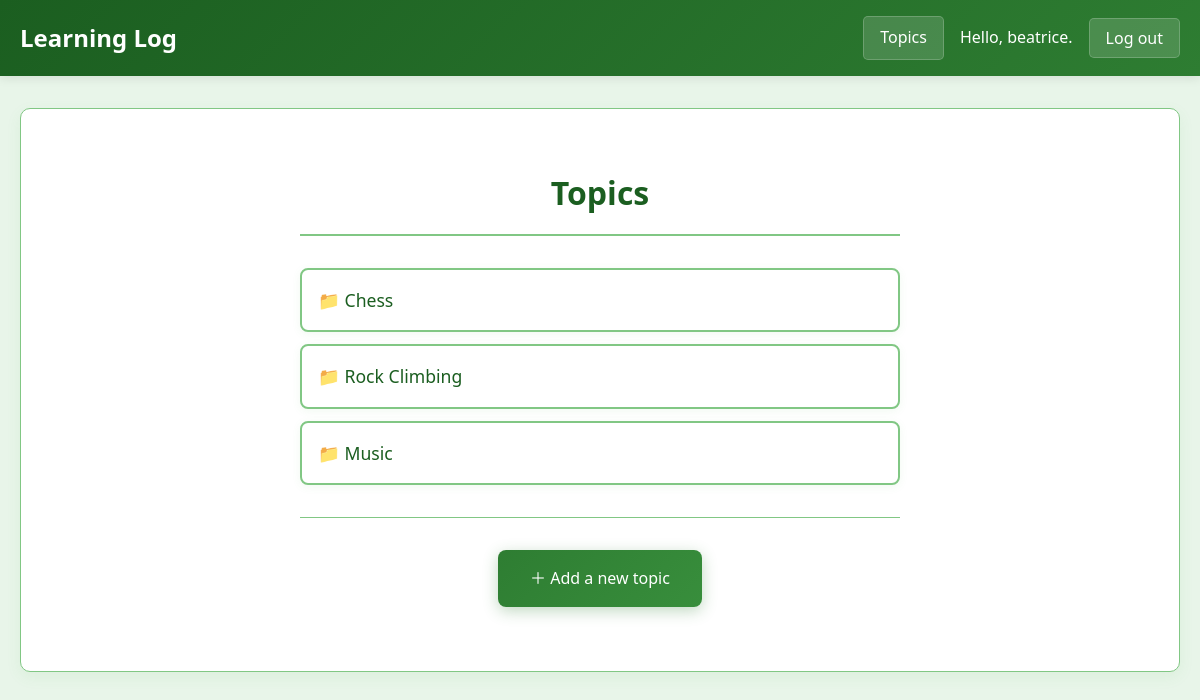
The app's page /topics/ (signed in) with its own data.
### learning_logs/models.py (models this page shows)
class Topic(models.Model):
    text = models.CharField(max_length=200)
    date_added = models.DateTimeField(auto_now_add=True)
    owner = models.ForeignKey(User, on_delete=models.CASCADE)
    def __str__(self):
        return self.text

### learning_logs/views.py (the view)
# urls.py: path('topics/', views.topics, name='topics'),
@login_required
def topics(request):
    topics = Topic.objects.filter(owner=request.user).order_by('date_added')
    context = {'topics': topics}
    return render(request, 'learning_logs/topics.html', context)

### templates/learning_logs/topics.html (shortened to what this page needs)
{% extends "learning_logs/base.html" %}
{% block content %}
<div class="topics-container">
    <h2 class="page-title">Topics</h2>
    <div class="topics-list">
        {% for topic in topics %}
            <div class="topic-item">
                <a href="{% url 'learning_logs:topic' topic.id %}" class="topic-link">
                    📁 {{ topic }}
                </a>
            </div>
        {% empty %}
            <div class="empty-state">
                <p>No topics yet ¯\_(ツ)_/¯</p>
                <p class="empty-hint">Start by adding your first topic!</p>
            </div>
        {% endfor %}
    </div>
    <div class="add-topic-section">
        <a href="{% url 'learning_logs:new_topic' %}" class="btn btn-primary">
            ＋ Add a new topic
        </a>
    </div>
</div>
{% endblock content %}

### templates/learning_logs/base.html (shortened to what this page needs)
<!DOCTYPE html>
<html lang="en">
<head>
</head>
<body>
<nav>
    <div class="nav-content">
        <a href="{% url 'learning_logs:index' %}" class="brand">Learning Log</a>
        <div class="nav-links">
            <a href="{% url 'learning_logs:topics' %}">Topics</a>
            {% if user.is_authenticated %}
                <div class="auth-section">
                    <span class="auth-info">Hello, {{ user.username }}.</span>
                    <form action="{% url 'users:logout' %}" method="post" style="margin: 0; display: inline;">
                        <button type="submit" class="nav-button">Log out</button>
                    </form>
                </div>
            {% else %}
                <div class="guest-links">
                    <a href="{% url 'users:register' %}">Register</a>
                    <a href="{% url 'users:login' %}">Log in</a>
                </div>
            {% endif %}
        </div>
    </div>
</nav>
<div class="container">
    <div class="content">
        {% block content %}{% endblock content %}
    </div>
</div>
</body>
</html>

### templates/learning_logs/base.html (style rules this page uses)
:root { --primary: #59c55e; --primary-light: #4CAF50; --secondary: #66df6c; --light: #E8F5E9; --dark: #1c8b23; --accent: #81C784; --text: #1E1E1E; --text-light: #666; }
body { font-family: 'Segoe UI', Tahoma, Geneva, Verdana, sans-serif; line-height: 1.6; margin: 0; padding: 0; background-color: var(--light); color: var(--text); }
.container { max-width: 1200px; margin: 0 auto; padding: 0 20px; }
nav { background: linear-gradient(135deg, var(--dark) 0%, var(--primary) 100%); padding: 1rem 0; margin-bottom: 2rem; box-shadow: 0 2px 10px rgba(30, 30, 30, 0.1); }
.nav-content { display: flex; justify-content: space-between; align-items: center; max-width: 1200px; margin: 0 auto; padding: 0 20px; }
.nav-links { display: flex; gap: 1rem; align-items: center; }
.nav-links a, .nav-button { color: white; text-decoration: none; font-weight: 500; padding: 0.5rem 1rem; border-radius: 5px; transition: background-color 0.3s ease; background: rgba(255, 255, 255, 0.15); border: 1px solid rgba(255, 255, 255, 0.2); cursor: pointer; font-family: inherit; font-size: inherit; }
.brand { color: white; font-size: 1.5rem; font-weight: bold; text-decoration: none; }
.content { background: white; padding: 2rem; border-radius: 10px; box-shadow: 0 5px 15px rgba(76, 175, 80, 0.08); margin-bottom: 2rem; border: 1px solid var(--accent); }
.auth-info { color: white; margin-right: 0.5rem; font-weight: 500; }
.auth-section { display: flex; align-items: center; gap: 0.5rem; }
.btn { background: linear-gradient(135deg, var(--primary) 0%, var(--secondary) 100%); color: white; padding: 0.75rem 2rem; border: none; border-radius: 5px; cursor: pointer; font-size: 1rem; font-weight: 500; transition: transform 0.2s ease, box-shadow 0.2s ease; box-shadow: 0 4px 12px rgba(46, 125, 50, 0.3); }

### templates/learning_logs/topics.html (style rules this page uses)
:root { --primary: #2E7D32; --primary-light: #4CAF50; --secondary: #388E3C; --light: #E8F5E9; --dark: #1B5E20; --accent: #81C784; --text: #1E1E1E; --text-light: #666; }
.topics-container { max-width: 600px; margin: 0 auto; }
.page-title { color: var(--dark); font-size: 2rem; font-weight: 600; margin-bottom: 2rem; text-align: center; padding-bottom: 1rem; border-bottom: 2px solid var(--accent); }
.topics-list { margin-bottom: 2rem; }
.topic-item { background: white; border: 2px solid var(--accent); border-radius: 8px; margin-bottom: 0.75rem; padding: 1rem; transition: all 0.3s ease; box-shadow: 0 2px 8px rgba(76, 175, 80, 0.08); }
.topic-link { color: var(--dark); text-decoration: none; font-weight: 500; font-size: 1.1rem; display: block; transition: color 0.3s ease; }
.add-topic-section { text-align: center; padding: 2rem 0; border-top: 1px solid var(--accent); }
.btn-primary { background: linear-gradient(135deg, var(--primary) 0%, var(--secondary) 100%); color: white; padding: 1rem 2rem; text-decoration: none; border-radius: 8px; font-weight: 500; display: inline-block; transition: all 0.3s ease; box-shadow: 0 4px 15px rgba(46, 125, 50, 0.3); }
.topic-item { animation: fadeIn 0.5s ease forwards; }
.topic-item:nth-child(1) { animation-delay: 0.1s; }
.topic-item:nth-child(2) { animation-delay: 0.2s; }
.topic-item:nth-child(3) { animation-delay: 0.3s; }

### records on screen
Topic: text "Chess"
Topic: text "Rock Climbing"
Topic: text "Music"

### other values on screen
{{ user.username }} "beatrice"
